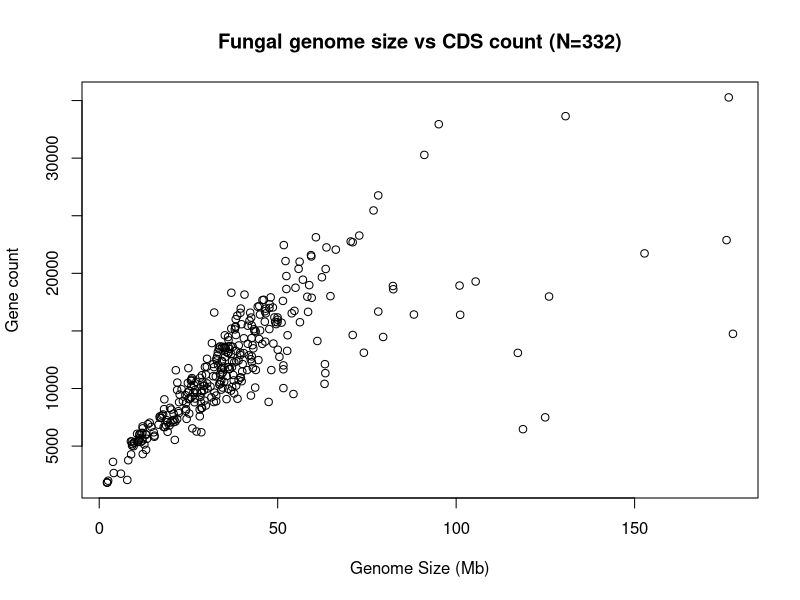
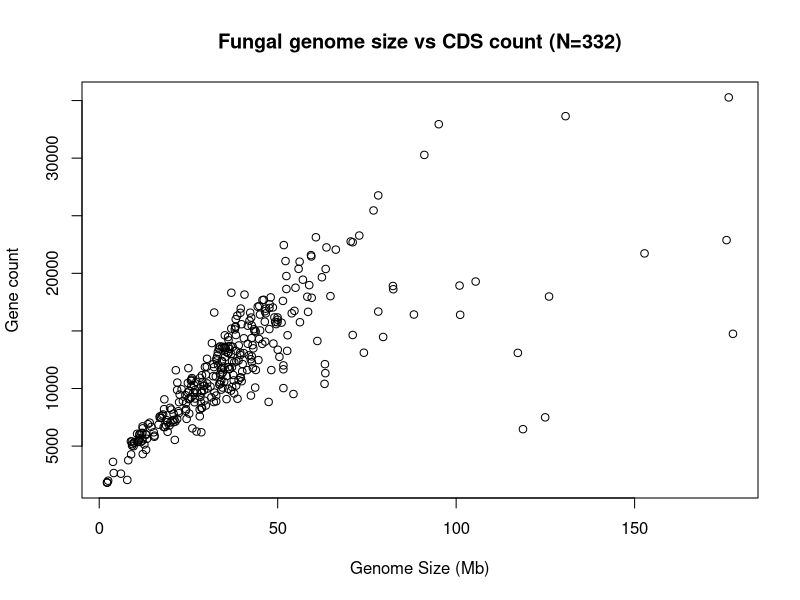

Source code (R) for these figures, in order:
# datasets from 1KFG genomes  - http://1000.fungalgenomes.org
dat <-read.csv("genome_stats.csv",header=T,sep=",",row.names=1)
summary(dat)
pdf("genome_size_gene_stat.pdf")

#boxplot(dat$genome,main="Genome Size")
#boxplot(dat$CDS,main="CDS count")
plot(dat$genome,dat$CDS,main="Fungal genome size vs CDS count (N=332)",xlab="Genome Size (Mb)",ylab="Gene count")

png("genome_size_gene_stat.png")
plot(dat$genome,dat$CDS,main="Fungal genome size vs CDS count (N=332)",xlab="Genome Size (Mb)",ylab="Gene count")

fit <- lm(formula = dat$genome ~ dat$CDS)
summary(fit)
summary(fit)$r.squared
cor(dat$genome, dat$CDS)**2
summary(dat)
